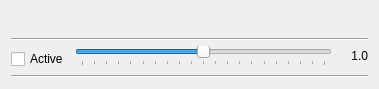
<?xml version="1.0" encoding="UTF-8"?>
<ui version="4.0">
 <class>GUI_Speed</class>
 <widget class="QWidget" name="GUI_Speed">
  <property name="geometry">
   <rect>
    <x>0</x>
    <y>0</y>
    <width>379</width>
    <height>89</height>
   </rect>
  </property>
  <property name="minimumSize">
   <size>
    <width>0</width>
    <height>70</height>
   </size>
  </property>
  <property name="maximumSize">
   <size>
    <width>16777215</width>
    <height>100</height>
   </size>
  </property>
  <layout class="QGridLayout" name="gridLayout">
   <item row="1" column="0" rowspan="2" colspan="3">
    <widget class="Line" name="line">
     <property name="orientation">
      <enum>Qt::Horizontal</enum>
     </property>
    </widget>
   </item>
   <item row="2" column="1" rowspan="2">
    <widget class="QSlider" name="sli_speed">
     <property name="minimum">
      <number>50</number>
     </property>
     <property name="maximum">
      <number>150</number>
     </property>
     <property name="pageStep">
      <number>1</number>
     </property>
     <property name="value">
      <number>100</number>
     </property>
     <property name="sliderPosition">
      <number>100</number>
     </property>
     <property name="orientation">
      <enum>Qt::Horizontal</enum>
     </property>
     <property name="tickPosition">
      <enum>QSlider::TicksBelow</enum>
     </property>
     <property name="tickInterval">
      <number>5</number>
     </property>
    </widget>
   </item>
   <item row="2" column="2" rowspan="2">
    <widget class="QLabel" name="lab_speed">
     <property name="minimumSize">
      <size>
       <width>30</width>
       <height>0</height>
      </size>
     </property>
     <property name="maximumSize">
      <size>
       <width>30</width>
       <height>16777215</height>
      </size>
     </property>
     <property name="text">
      <string>1.0</string>
     </property>
     <property name="alignment">
      <set>Qt::AlignRight|Qt::AlignTrailing|Qt::AlignVCenter</set>
     </property>
    </widget>
   </item>
   <item row="3" column="0">
    <widget class="QCheckBox" name="cb_active">
     <property name="text">
      <string>Active</string>
     </property>
    </widget>
   </item>
   <item row="4" column="0" colspan="3">
    <widget class="Line" name="line_2">
     <property name="orientation">
      <enum>Qt::Horizontal</enum>
     </property>
    </widget>
   </item>
   <item row="0" column="0" colspan="3">
    <layout class="QHBoxLayout" name="horizontalLayout">
     <property name="spacing">
      <number>15</number>
     </property>
     <item>
      <widget class="QLabel" name="lab_title">
       <property name="font">
        <font>
         <family>Sans Serif</family>
         <pointsize>11</pointsize>
         <weight>75</weight>
         <bold>true</bold>
        </font>
       </property>
       <property name="text">
        <string/>
       </property>
      </widget>
     </item>
     <item>
      <widget class="QPushButton" name="btn_close">
       <property name="sizePolicy">
        <sizepolicy hsizetype="MinimumExpanding" vsizetype="MinimumExpanding">
         <horstretch>0</horstretch>
         <verstretch>0</verstretch>
        </sizepolicy>
       </property>
       <property name="minimumSize">
        <size>
         <width>24</width>
         <height>24</height>
        </size>
       </property>
       <property name="maximumSize">
        <size>
         <width>24</width>
         <height>24</height>
        </size>
       </property>
       <property name="focusPolicy">
        <enum>Qt::StrongFocus</enum>
       </property>
       <property name="text">
        <string/>
       </property>
       <property name="iconSize">
        <size>
         <width>16</width>
         <height>16</height>
        </size>
       </property>
       <property name="flat">
        <bool>true</bool>
       </property>
      </widget>
     </item>
    </layout>
   </item>
  </layout>
 </widget>
 <resources/>
 <connections>
  <connection>
   <sender>btn_close</sender>
   <signal>clicked()</signal>
   <receiver>GUI_Speed</receiver>
   <slot>close()</slot>
   <hints>
    <hint type="sourcelabel">
     <x>380</x>
     <y>34</y>
    </hint>
    <hint type="destinationlabel">
     <x>199</x>
     <y>58</y>
    </hint>
   </hints>
  </connection>
 </connections>
</ui>
